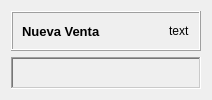
             <widget class="QWidget" name="nueva">
              <layout class="QVBoxLayout" name="verticalLayout_16">
               <item>
                <layout class="QVBoxLayout" name="verticalLayout_15">
                 <item>
                  <widget class="QFrame" name="frame_14">
                   <property name="maximumSize">
                    <size>
                     <width>16777215</width>
                     <height>40</height>
                    </size>
                   </property>
                   <property name="frameShape">
                    <enum>QFrame::Box</enum>
                   </property>
                   <property name="frameShadow">
                    <enum>QFrame::Raised</enum>
                   </property>
                   <layout class="QGridLayout" name="gridLayout_9">
                    <item row="0" column="3">
                     <widget class="QLabel" name="labelBreadcrum_7">
                      <property name="text">
                       <string>text</string>
                      </property>
                     </widget>
                    </item>
                    <item row="0" column="0">
                     <layout class="QHBoxLayout" name="horizontalLayout_8">
                      <item>
                       <widget class="QLabel" name="label_13">
                        <property name="font">
                         <font>
                          <pointsize>10</pointsize>
                          <weight>75</weight>
                          <bold>true</bold>
                         </font>
                        </property>
                        <property name="text">
                         <string>Nueva Venta</string>
                        </property>
                       </widget>
                      </item>
                     </layout>
                    </item>
                    <item row="0" column="1">
                     <spacer name="horizontalSpacer_7">
                      <property name="orientation">
                       <enum>Qt::Horizontal</enum>
                      </property>
                      <property name="sizeHint" stdset="0">
                       <size>
                        <width>40</width>
                        <height>20</height>
                       </size>
                      </property>
                     </spacer>
                    </item>
                    <item row="0" column="2">
                     <widget class="QLabel" name="label_12">
                      <property name="minimumSize">
                       <size>
                        <width>16</width>
                        <height>16</height>
                       </size>
                      </property>
                      <property name="maximumSize">
                       <size>
                        <width>16</width>
                        <height>16</height>
                       </size>
                      </property>
                      <property name="pixmap">
                       <pixmap resource="recursos.qrc">:/images/home.svg</pixmap>
                      </property>
                      <property name="scaledContents">
                       <bool>true</bool>
                      </property>
                     </widget>
                    </item>
                   </layout>
                  </widget>
                 </item>
                 <item>
                  <widget class="QFrame" name="frame_15">
                   <property name="frameShape">
                    <enum>QFrame::WinPanel</enum>
                   </property>
                   <property name="frameShadow">
                    <enum>QFrame::Sunken</enum>
                   </property>
                  </widget>
                 </item>
                </layout>
               </item>
              </layout>
             </widget>
